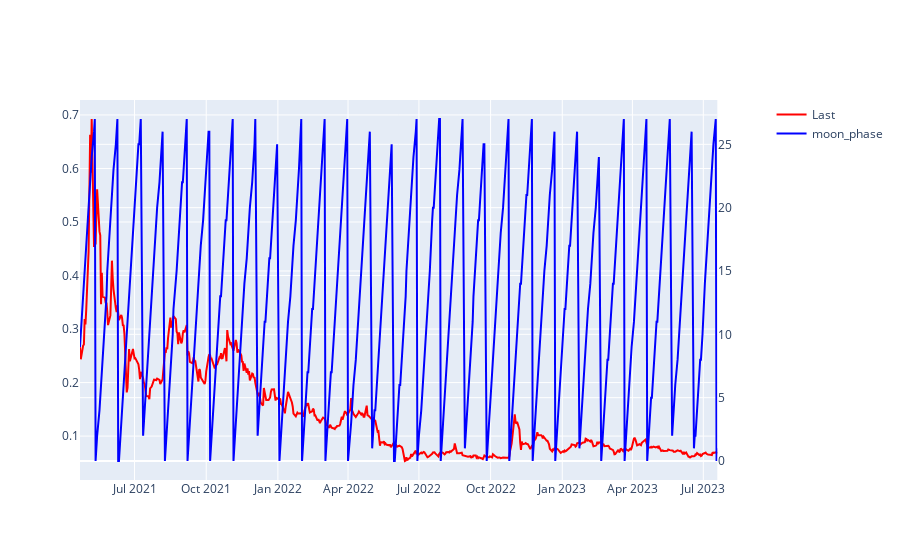

Notebook source saved alongside this figure:
### Code cell
# make a new plot and plot the daily_price_change of btc by time on the x-axis
fig_btc_price_change = make_subplots(specs=[[{"secondary_y": True}]])
fig_btc_price_change.add_trace(
    go.Scatter(
        x=dogeusd_data_and_moon_phase.index,
        y=dogeusd_data_and_moon_phase["Last"],
        name="Last",
        mode='lines',
        marker=dict(color="red"),
    )
)

# now add the moon_phase column as a second y-axis
fig_btc_price_change.add_trace(
    go.Scatter(
        x=dogeusd_data_and_moon_phase.index,
        y=dogeusd_data_and_moon_phase["moon_phase"],
        name="moon_phase",
        mode='lines',
        marker=dict(color="blue"),
    ),
    secondary_y=True,
)

### Figure 1 — Plotly figure (JSON) as saved in the notebook; plotly's stock layout.template omitted (floating-point values rounded to 4 significant figures; data arrays with more than 128 entries replaced by an {"elided": "..."} marker saying what was removed)
{"data": [{"marker": {"color": "red"}, "mode": "lines", "name": "Last", "type": "scatter", "x": {"elided": "585 str values"}, "y": {"elided": "585 float values"}}, {"marker": {"color": "blue"}, "mode": "lines", "name": "moon_phase", "type": "scatter", "x": {"elided": "585 str values"}, "xaxis": "x", "y": {"elided": "585 int values"}, "yaxis": "y2"}], "layout": {"xaxis": {"anchor": "y", "domain": [0, 0.94]}, "yaxis": {"anchor": "x", "domain": [0, 1]}, "yaxis2": {"anchor": "x", "overlaying": "y", "side": "right"}}}
